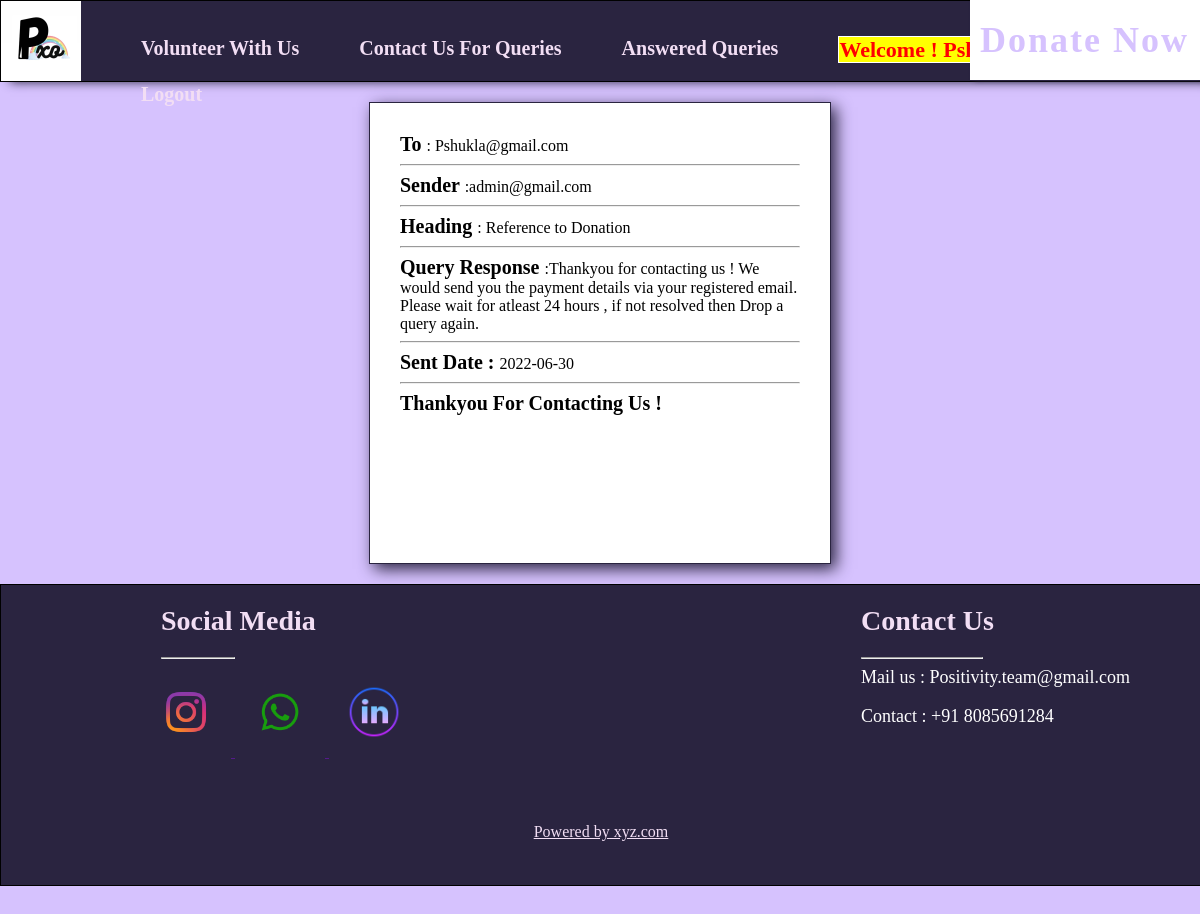
The page /displayReplyfromadmin.php (signed in) on the database its author committed.
### tables this page shows
CREATE TABLE IF NOT EXISTS `query` (
  `qid` int(11) NOT NULL AUTO_INCREMENT,
  `q_username` varchar(40) NOT NULL,
  `q_head` varchar(40) NOT NULL,
  `q_desc` text NOT NULL,
  `q_reciever` varchar(40) NOT NULL DEFAULT 'admin',
  `q_date` date NOT NULL,
  PRIMARY KEY (`qid`)
);

### displayReplyfromadmin.php (the view)
<?php @session_start();
if(isset($_SESSION["uname"]) && $_SESSION["utype"]=="user"){
 include('userMenu.php');
?>
 <div id='content'>
  <?php
   include("dbconnect.php");
   $usr = $_SESSION["uname"];
   $displayquery = mysqli_query($con , "select * from query where q_reciever ='$usr'") or die("query Error");
   $row=mysqli_fetch_array($displayquery);
   echo("<div id='messagereply'>");
   echo("<span> To </span> : ".$row["q_reciever"]);
   echo("<hr>");
   echo("<span> Sender </span>:" . $row["q_username"]);
   echo("<hr>");
   echo("<span> Heading  </span>: " . $row["q_head"]);
   echo("<hr>");
   echo("<span> Query Response </span> :" . $row["q_desc"]);
   echo("<hr>");
   echo("<span> Sent Date : </span>" . $row["q_date"]);
   echo("<hr>");
   echo("<span> Thankyou For Contacting Us !</span>");
  ?>
 </div>
<?php
}
else {
  header("location:loginFormforusers.php");
}
 include('footer.php');
?>

### style.css (style rules this page uses)
body { margin: 0px; padding: 0px; background-color: #D6C2FE; position: relative; }
#content { min-height: 1000px; width: 100%; }
#messagereply { width: 400px; height: 400px; border: 1px solid #2A2440; margin: 20px auto; padding: 30px; background-color: #ffffff; box-shadow: 5px 5px 15px #2A2440; }
#messagereply span { font-weight: bold; font-size: 20px; }

### rows shown on the page
query: q_reciever "Pshukla@gmail.com", q_username "admin@gmail.com", q_head "Reference to Donation", q_desc "Thankyou for contacting us ! We would send you the payment details via your registered email. Please wait for atleast 24 hours , if not resolved then Drop a query again.", q_date "2022-06-30"
